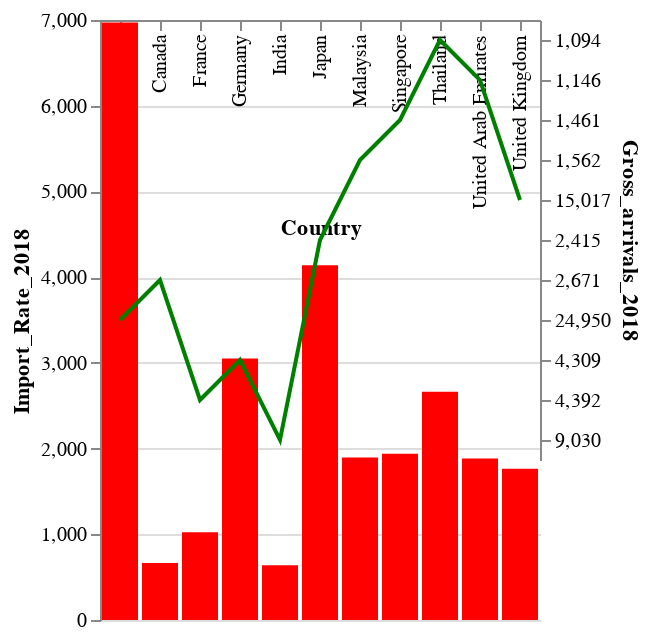

The cell this chart's notebook holds for it:
### Code cell
@vlplot() + @vlplot(mark={:bar, color=:red}, data=Import_final_data, x=:Country, y=:Import_Rate_2018) +
@vlplot(mark={:line, color=:green}, data=Import_final_data, x=:Country, y=:Gross_arrivals_2018)

### Figure 1 — Vega-Lite specification as saved in the notebook (floating-point values rounded to 4 significant figures)
{"layer": [{"data": {"values": [{"Column1": 2, "Country": "Australia", "Gross_arrivals_2014": "19,549", "Gross_arrivals_2015": "23,275", "Gross_arrivals_2016": "25,273", "Gross_arrivals_2017": "25,783", "Gross_arrivals_2018": "24,950", "Import_Rate_2018": 6970.0, "Import_Rate_2019": 7269.0, "change_percent": 4.3}, {"Column1": 4, "Country": "Japan", "Gross_arrivals_2014": "1,947", "Gross_arrivals_2015": "2,126", "Gross_arrivals_2016": "2,273", "Gross_arrivals_2017": "2,456", "Gross_arrivals_2018": "2,415", "Import_Rate_2018": 4139.0, "Import_Rate_2019": 4454.0, "change_percent": 7.6}, {"Column1": 5, "Country": "Germany", "Gross_arrivals_2014": "3,295", "Gross_arrivals_2015": "3,564", "Gross_arrivals_2016": "3,906", "Gross_arrivals_2017": "4,459", "Gross_arrivals_2018": "4,309", "Import_Rate_2018": 3051.0, "Import_Rate_2019": 3207.0, "change_percent": 5.1}, {"Column1": 6, "Country": "United Arab Emirates", "Gross_arrivals_2014": "523", "Gross_arrivals_2015": "665", "Gross_arrivals_2016": "752", "Gross_arrivals_2017": "989", "Gross_arrivals_2018": "1,146", "Import_Rate_2018": 1883.0, "Import_Rate_2019": 2965.0, "change_percent": 57.5}, {"Column1": 8, "Country": "Thailand", "Gross_arrivals_2014": "817", "Gross_arrivals_2015": "825", "Gross_arrivals_2016": "1,089", "Gross_arrivals_2017": "1,236", "Gross_arrivals_2018": "1,094", "Import_Rate_2018": 2662.0, "Import_Rate_2019": 2777.0, "change_percent": 4.3}, {"Column1": 9, "Country": "Singapore", "Gross_arrivals_2014": "934", "Gross_arrivals_2015": "1,021", "Gross_arrivals_2016": "1,367", "Gross_arrivals_2017": "1,429", "Gross_arrivals_2018": "1,461", "Import_Rate_2018": 1938.0, "Import_Rate_2019": 2176.0, "change_percent": 12.2}, {"Column1": 10, "Country": "Malaysia", "Gross_arrivals_2014": "1,083", "Gross_arrivals_2015": "1,177", "Gross_arrivals_2016": "1,287", "Gross_arrivals_2017": "1,535", "Gross_arrivals_2018": "1,562", "Import_Rate_2018": 1897.0, "Import_Rate_2019": 2131.0, "change_percent": 12.4}, {"Column1": 11, "Country": "United Kingdom", "Gross_arrivals_2014": "13,938", "Gross_arrivals_2015": "13,680", "Gross_arrivals_2016": "13,379", "Gross_arrivals_2017": "14,373", "Gross_arrivals_2018": "15,017", "Import_Rate_2018": 1763.0, "Import_Rate_2019": 1801.0, "change_percent": 2.1}, {"Column1": 13, "Country": "France", "Gross_arrivals_2014": "2,374", "Gross_arrivals_2015": "3,334", "Gross_arrivals_2016": "3,767", "Gross_arrivals_2017": "4,227", "Gross_arrivals_2018": "4,392", "Import_Rate_2018": 1023.0, "Import_Rate_2019": 1161.0, "change_percent": 13.4}, {"Column1": 17, "Country": "India", "Gross_arrivals_2014": "6,704", "Gross_arrivals_2015": "11,303", "Gross_arrivals_2016": "14,490", "Gross_arrivals_2017": "10,255", "Gross_arrivals_2018": "9,030", "Import_Rate_2018": 639.6, "Import_Rate_2019": 734.3, "change_percent": 14.8}, {"Column1": 18, "Country": "Canada", "Gross_arrivals_2014": "1,870", "Gross_arrivals_2015": "2,166", "Gross_arrivals_2016": "2,463", "Gross_arrivals_2017": "2,508", "Gross_arrivals_2018": "2,671", "Import_Rate_2018": 663.6, "Import_Rate_2019": 729.5, "change_percent": 9.9}]}, "encoding": {"x": {"field": "Country", "type": "nominal"}, "y": {"field": "Import_Rate_2018", "type": "quantitative"}}, "mark": {"color": "red", "type": "bar"}}, {"data": {"values": [{"Column1": 2, "Country": "Australia", "Gross_arrivals_2014": "19,549", "Gross_arrivals_2015": "23,275", "Gross_arrivals_2016": "25,273", "Gross_arrivals_2017": "25,783", "Gross_arrivals_2018": "24,950", "Import_Rate_2018": 6970.0, "Import_Rate_2019": 7269.0, "change_percent": 4.3}, {"Column1": 4, "Country": "Japan", "Gross_arrivals_2014": "1,947", "Gross_arrivals_2015": "2,126", "Gross_arrivals_2016": "2,273", "Gross_arrivals_2017": "2,456", "Gross_arrivals_2018": "2,415", "Import_Rate_2018": 4139.0, "Import_Rate_2019": 4454.0, "change_percent": 7.6}, {"Column1": 5, "Country": "Germany", "Gross_arrivals_2014": "3,295", "Gross_arrivals_2015": "3,564", "Gross_arrivals_2016": "3,906", "Gross_arrivals_2017": "4,459", "Gross_arrivals_2018": "4,309", "Import_Rate_2018": 3051.0, "Import_Rate_2019": 3207.0, "change_percent": 5.1}, {"Column1": 6, "Country": "United Arab Emirates", "Gross_arrivals_2014": "523", "Gross_arrivals_2015": "665", "Gross_arrivals_2016": "752", "Gross_arrivals_2017": "989", "Gross_arrivals_2018": "1,146", "Import_Rate_2018": 1883.0, "Import_Rate_2019": 2965.0, "change_percent": 57.5}, {"Column1": 8, "Country": "Thailand", "Gross_arrivals_2014": "817", "Gross_arrivals_2015": "825", "Gross_arrivals_2016": "1,089", "Gross_arrivals_2017": "1,236", "Gross_arrivals_2018": "1,094", "Import_Rate_2018": 2662.0, "Import_Rate_2019": 2777.0, "change_percent": 4.3}, {"Column1": 9, "Country": "Singapore", "Gross_arrivals_2014": "934", "Gross_arrivals_2015": "1,021", "Gross_arrivals_2016": "1,367", "Gross_arrivals_2017": "1,429", "Gross_arrivals_2018": "1,461", "Import_Rate_2018": 1938.0, "Import_Rate_2019": 2176.0, "change_percent": 12.2}, {"Column1": 10, "Country": "Malaysia", "Gross_arrivals_2014": "1,083", "Gross_arrivals_2015": "1,177", "Gross_arrivals_2016": "1,287", "Gross_arrivals_2017": "1,535", "Gross_arrivals_2018": "1,562", "Import_Rate_2018": 1897.0, "Import_Rate_2019": 2131.0, "change_percent": 12.4}, {"Column1": 11, "Country": "United Kingdom", "Gross_arrivals_2014": "13,938", "Gross_arrivals_2015": "13,680", "Gross_arrivals_2016": "13,379", "Gross_arrivals_2017": "14,373", "Gross_arrivals_2018": "15,017", "Import_Rate_2018": 1763.0, "Import_Rate_2019": 1801.0, "change_percent": 2.1}, {"Column1": 13, "Country": "France", "Gross_arrivals_2014": "2,374", "Gross_arrivals_2015": "3,334", "Gross_arrivals_2016": "3,767", "Gross_arrivals_2017": "4,227", "Gross_arrivals_2018": "4,392", "Import_Rate_2018": 1023.0, "Import_Rate_2019": 1161.0, "change_percent": 13.4}, {"Column1": 17, "Country": "India", "Gross_arrivals_2014": "6,704", "Gross_arrivals_2015": "11,303", "Gross_arrivals_2016": "14,490", "Gross_arrivals_2017": "10,255", "Gross_arrivals_2018": "9,030", "Import_Rate_2018": 639.6, "Import_Rate_2019": 734.3, "change_percent": 14.8}, {"Column1": 18, "Country": "Canada", "Gross_arrivals_2014": "1,870", "Gross_arrivals_2015": "2,166", "Gross_arrivals_2016": "2,463", "Gross_arrivals_2017": "2,508", "Gross_arrivals_2018": "2,671", "Import_Rate_2018": 663.6, "Import_Rate_2019": 729.5, "change_percent": 9.9}]}, "encoding": {"x": {"field": "Country", "type": "nominal"}, "y": {"field": "Gross_arrivals_2018", "type": "nominal"}}, "mark": {"color": "green", "type": "line"}}]}
